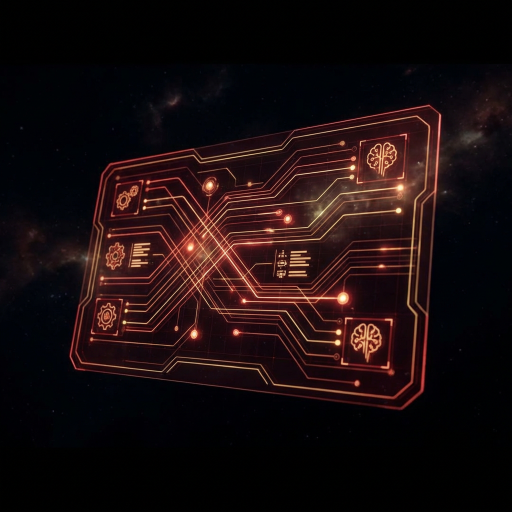
#> input picture 06-Drafts/visuals/quivira-os-carousel/os_cover.png, 1024 x 1024 px (shown at 1/2 size)
$ python generate_slides.py
#> lines starting #> are read from the running program, lines starting #| are printed output that depends on the picture
from PIL import Image, ImageDraw, ImageFont
import os

output_dir = os.path.dirname(os.path.abspath(__file__))
W, H = 1080, 1350
MARGIN = 80
TEXT_W = W - MARGIN * 2

BG = (10, 10, 15)
WHITE = (255, 255, 255)
LIGHT = (230, 230, 230)
RED = (230, 57, 70)
GOLD = (255, 215, 0)
DARK_PANEL = (26, 26, 46)
GRAY = (150, 150, 150)
DIMMED = (180, 180, 180)

def get_font(size, bold=True):
#> called with size = 50, bold = True
    if bold:
        for p in ["C:/Windows/Fonts/arialbd.ttf", "C:/Windows/Fonts/arial.ttf"]:
            if os.path.exists(p):
                return ImageFont.truetype(p, size)
    else:
        for p in ["C:/Windows/Fonts/arial.ttf", "C:/Windows/Fonts/segoeui.ttf"]:
            if os.path.exists(p):
                return ImageFont.truetype(p, size)
    return ImageFont.load_default()

font_headline = get_font(50, True)
font_subhead = get_font(36, True)
font_body = get_font(28, False)
font_body_bold = get_font(28, True)
font_small = get_font(24, False)
font_tag = get_font(22, True)
font_cta = get_font(42, True)
font_big = get_font(64, True)
font_big2 = get_font(56, True)
font_big3 = get_font(48, True)
font_stat = get_font(44, True)

def new_slide(bg_path=None):
    if bg_path and os.path.exists(bg_path):
        img = Image.open(bg_path).resize((W, H))
        overlay = Image.new("RGBA", (W, H), (10, 10, 15, 170))
        img = img.convert("RGBA")
#> img: PIL image 1080x1350 RGBA
        img = Image.alpha_composite(img, overlay)
        return img.convert("RGB")
    else:
        img = Image.new("RGB", (W, H), BG)
        draw = ImageDraw.Draw(img)
        for y in range(H):
            r = int(10 + (16 * y / H))
            g = int(10 + (16 * y / H))
            b = int(15 + (31 * y / H))
            draw.line([(0, y), (W, y)], fill=(r, g, b))
        return img

def draw_red_line(draw, y, width=200):
    x_start = (W - width) // 2
    draw.rectangle([x_start, y, x_start + width, y + 3], fill=RED)

def draw_text_centered(draw, text, y, font, color=WHITE, max_width=None):
#> called with text = 'I WAS WORKING', y = 280, color = (255, 255, 255)
    if max_width is None:
        max_width = TEXT_W
    words = text.split()
    lines = []
    current = ""
    for word in words:
        test = current + " " + word if current else word
        bbox = draw.textbbox((0, 0), test, font=font)
        if bbox[2] - bbox[0] > max_width:
            if current:
                lines.append(current)
            current = word
        else:
            current = test
    if current:
        lines.append(current)
    for line in lines:
        bbox = draw.textbbox((0, 0), line, font=font)
        tw = bbox[2] - bbox[0]
        x = (W - tw) // 2
        draw.text((x, y), line, fill=color, font=font)
        y += bbox[3] - bbox[1] + 10
    return y

def draw_text_left(draw, text, y, font, color=LIGHT, max_width=None):
    if max_width is None:
        max_width = TEXT_W
    words = text.split()
    lines = []
    current = ""
    for word in words:
        test = current + " " + word if current else word
        bbox = draw.textbbox((0, 0), test, font=font)
        if bbox[2] - bbox[0] > max_width:
            if current:
                lines.append(current)
            current = word
        else:
            current = test
    if current:
        lines.append(current)
    for line in lines:
        bbox = draw.textbbox((0, 0), line, font=font)
        draw.text((MARGIN, y), line, fill=color, font=font)
        y += bbox[3] - bbox[1] + 8
    return y

def add_branding(draw):
    draw.text((MARGIN, H - 60), "@big_quiv", fill=GRAY, font=font_small)
    draw.ellipse([W - MARGIN - 12, H - 52, W - MARGIN, H - 40], fill=RED)


# ============ SLIDE 1: COVER ============
print("Generating Slide 1 (Cover)...")
img = new_slide(os.path.join(output_dir, "os_cover.png"))
draw = ImageDraw.Draw(img)
y = 280
draw_text_centered(draw, "I WAS WORKING", y, font_headline, WHITE)
y += 60
draw_text_centered(draw, "40 HOURS", y, font_big, RED)
y += 80
draw_text_centered(draw, "A WEEK.", y, font_headline, WHITE)
y += 70
draw_red_line(draw, y, 300)
y += 40
draw_text_centered(draw, "NOW I WORK 3.", y, font_big3, GOLD)
y += 70
draw_text_centered(draw, "Here's the system.", y, font_subhead, DIMMED)
add_branding(draw)
draw_text_centered(draw, "SWIPE >", H - 120, font_tag, GRAY)
img.save(os.path.join(output_dir, "slide-01.png"), quality=95)
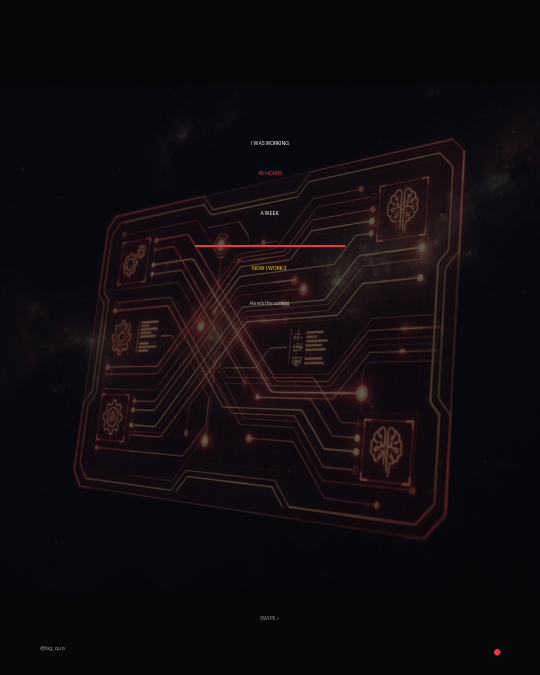
#> saved as slide-01.png: PIL image 1080x1350 RGB (shown at 1/2 size); mean R, G, B 15.6, 11.2, 14.7
print("  Saved slide-01.png")


# ============ SLIDE 2: THE PROBLEM ============
print("Generating Slide 2 (The Problem)...")
img = new_slide()
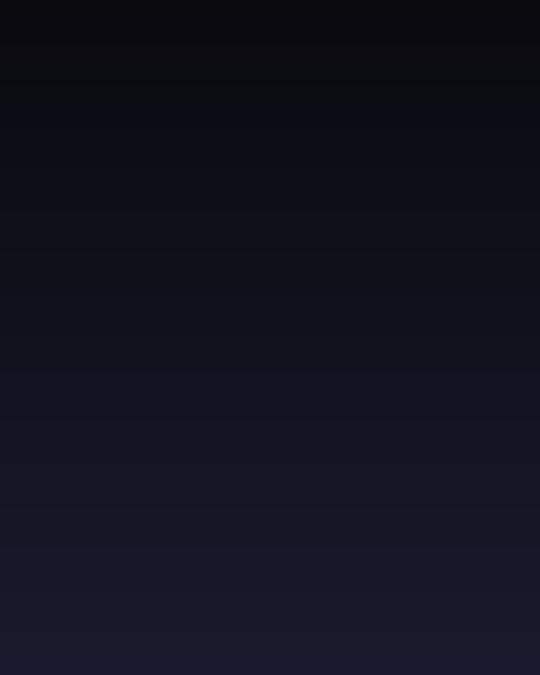
#> img: PIL image 1080x1350 RGB (shown at 1/2 size); mean R, G, B 17.5, 17.5, 30
draw = ImageDraw.Draw(img)
y = 200
draw_text_centered(draw, "THE PROBLEM", y, font_headline, RED)
y += 80
draw_red_line(draw, y)
y += 50
pain_points = [
    "Manually charting 50 pairs",
    "Writing content from scratch",
    "Managing 4 platforms",
    "Answering the same questions daily",
]
for p in pain_points:
    draw.text((MARGIN, y), "X", fill=RED, font=font_body_bold)
    draw.text((MARGIN + 35, y), p, fill=LIGHT, font=font_body)
    y += 45
#> after the loop, y = 510
y += 20
#> y = 530
draw.rounded_rectangle([MARGIN, y, W - MARGIN, y + 100], radius=12, fill=(40, 15, 15), outline=RED)
draw_text_centered(draw, "40 hours a week.", y + 15, font_subhead, RED)
draw_text_centered(draw, "Burning out while looking productive.", y + 58, font_body, DIMMED)
add_branding(draw)
img.save(os.path.join(output_dir, "slide-02.png"), quality=95)
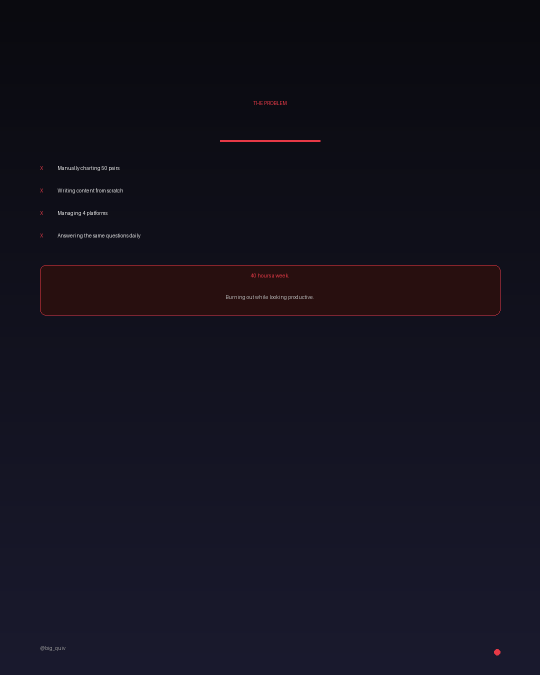
#> saved as slide-02.png: PIL image 1080x1350 RGB (shown at 1/2 size); mean R, G, B 19.7, 17.7, 29.5
print("  Saved slide-02.png")


# ============ SLIDE 3: THE BREAKING POINT ============
print("Generating Slide 3 (Breaking Point)...")
img = new_slide()
draw = ImageDraw.Draw(img)
y = 220
draw_text_centered(draw, "THE BREAKING", y, font_headline, WHITE)
y += 60
draw_text_centered(draw, "POINT", y, font_headline, RED)
y += 80
draw_red_line(draw, y)
y += 50
y = draw_text_left(draw, "I realized I wasn't building a brand.", y, font_body_bold, WHITE)
#> y = 428
y += 20
#> y = 448
y = draw_text_left(draw, "I was running on a treadmill.", y, font_body, RED)
#> the loop in draw_text_left (call 2), `for line in lines:` made 1 pass
#> y on pass 1: 466
#> y = 466
y += 30
#> y = 496
y = draw_text_left(draw, "Doing the same tasks every week.", y, font_body, LIGHT)
#> y = 514
y += 15
#> y = 529
y = draw_text_left(draw, "No leverage. No compounding.", y, font_body, LIGHT)
#> y = 547
y += 30
#> y = 577
y = draw_text_left(draw, "Just effort.", y, font_subhead, RED)
#> y = 594
add_branding(draw)
img.save(os.path.join(output_dir, "slide-03.png"), quality=95)
print("  Saved slide-03.png")


# ============ SLIDE 4: THE SYSTEM ============
print("Generating Slide 4 (The System)...")
img = new_slide(os.path.join(output_dir, "os_system.png"))
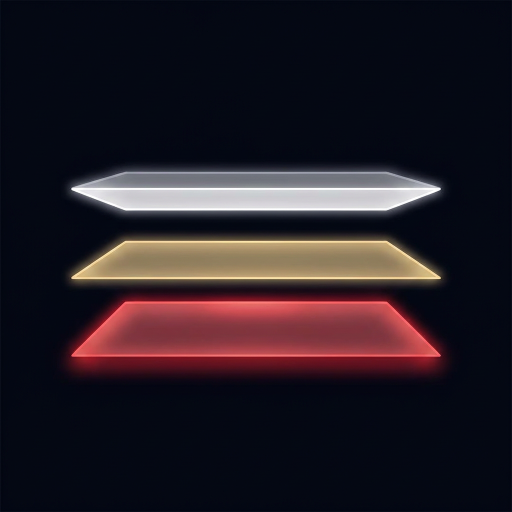
#> input picture 06-Drafts/visuals/quivira-os-carousel/os_system.png, 1024 x 1024 px (shown at 1/2 size)
#> in new_slide (call 4), `img = Image.alpha_composite(img, overlay)`:
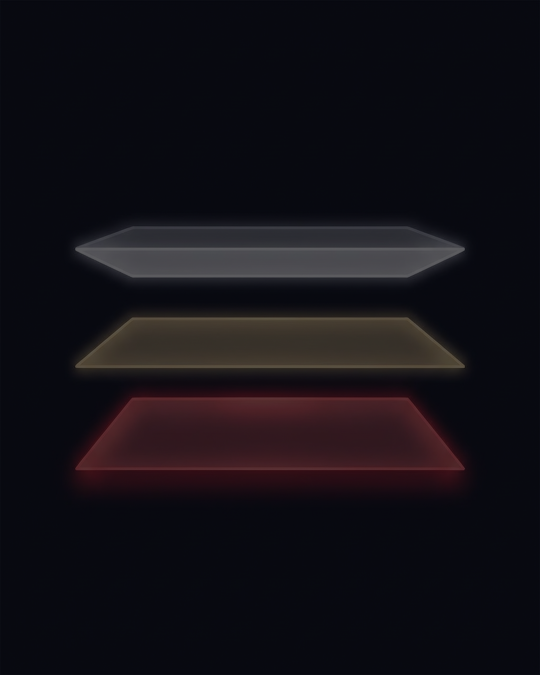
#> img: PIL image 1080x1350 RGBA (shown at 1/2 size); mean R, G, B, A 19.1, 16.3, 22.2, 255
draw = ImageDraw.Draw(img)
y = 160
draw_text_centered(draw, "THE SYSTEM", y, font_headline, RED)
y += 70
draw_red_line(draw, y)
y += 40
draw_text_centered(draw, "Quivira OS replaces the grind", y, font_body, LIGHT)
y += 35
draw_text_centered(draw, "with 3 layers.", y, font_body_bold, WHITE)
y += 50

layers = [
    ("LAYER 1", "AI Signal Scanner", "Scans 50 pairs every 4 hours. Filters for confluence. Sends approval alerts.", RED),
    ("LAYER 2", "Content Engine", "Scouts trends, pulls data, builds weekly plans.", GOLD),
    ("LAYER 3", "Distribution", "Approved signals and content push to Telegram, X, IG, LinkedIn automatically.", (100, 200, 255)),
]
for label, title, desc, color in layers:
    draw.rounded_rectangle([MARGIN, y, W - MARGIN, y + 140], radius=12, fill=DARK_PANEL, outline=color, width=2)
    draw.rounded_rectangle([MARGIN + 15, y + 12, MARGIN + 135, y + 42], radius=6, fill=color)
    bbox = draw.textbbox((0, 0), label, font=font_tag)
    tw = bbox[2] - bbox[0]
    draw.text((MARGIN + 15 + (120 - tw) // 2, y + 16), label, fill=WHITE if color != GOLD else BG, font=font_tag)
    draw.text((MARGIN + 150, y + 15), title, fill=WHITE, font=font_body_bold)
    # Desc with wrapping inside box
    desc_words = desc.split()
    desc_lines = []
    cur = ""
    for w in desc_words:
        test = cur + " " + w if cur else w
        bbox2 = draw.textbbox((0, 0), test, font=font_small)
        if bbox2[2] - bbox2[0] > TEXT_W - 40:
            if cur: desc_lines.append(cur)
            cur = w
        else:
            cur = test
    if cur: desc_lines.append(cur)
    dy = y + 55
    for dl in desc_lines:
        draw.text((MARGIN + 25, dy), dl, fill=DIMMED, font=font_small)
        dy += 28
    y += 155
#> after the loop, y = 820

add_branding(draw)
img.save(os.path.join(output_dir, "slide-04.png"), quality=95)
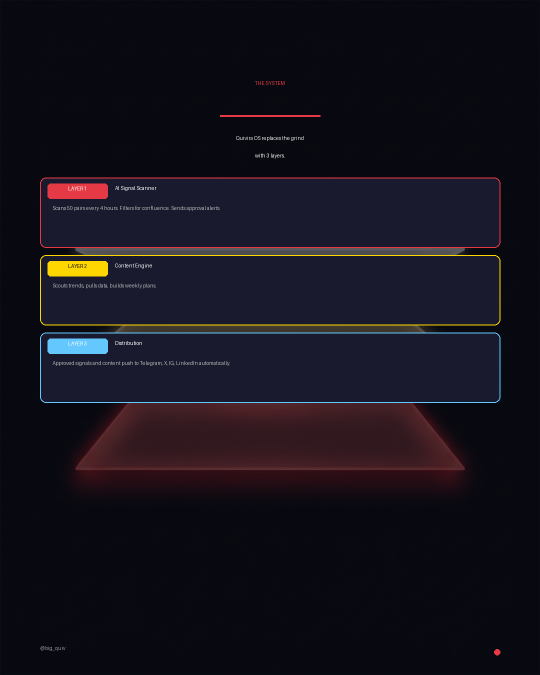
#> saved as slide-04.png: PIL image 1080x1350 RGB (shown at 1/2 size); mean R, G, B 21.2, 18.3, 27.5
print("  Saved slide-04.png")


# ============ SLIDE 5: THE RESULT ============
print("Generating Slide 5 (The Result)...")
img = new_slide()
draw = ImageDraw.Draw(img)
y = 200
draw_text_centered(draw, "THE RESULT", y, font_headline, RED)
y += 80
draw_red_line(draw, y)
y += 50

stats = [
    ("30 HOURS", "saved per week"),
    ("DAILY SIGNALS", "without me charting"),
    ("45 MINUTES", "to build content calendar"),
]
for big, small in stats:
    draw.rounded_rectangle([MARGIN, y, W - MARGIN, y + 100], radius=12, fill=DARK_PANEL, outline=GOLD, width=2)
    draw_text_centered(draw, big, y + 15, font_stat, GOLD)
    draw_text_centered(draw, small, y + 62, font_small, DIMMED)
    y += 120
#> after the loop, y = 690

y += 10
#> y = 700
y = draw_text_left(draw, "More time for strategy, community, and product building.", y, font_body_bold, WHITE)
#> y = 719
add_branding(draw)
img.save(os.path.join(output_dir, "slide-05.png"), quality=95)
print("  Saved slide-05.png")


# ============ SLIDE 6: CTA ============
print("Generating Slide 6 (CTA)...")
img = new_slide()
draw = ImageDraw.Draw(img)
y = 300
draw_text_centered(draw, "WANT THE FULL", y, font_subhead, WHITE)
y += 50
draw_text_centered(draw, "BREAKDOWN?", y, font_big2, RED)
y += 90
draw_red_line(draw, y, 400)
y += 60
btn_w = 600
btn_h = 85
btn_x = (W - btn_w) // 2
draw.rounded_rectangle([btn_x, y, btn_x + btn_w, y + btn_h], radius=16, fill=RED)
draw_text_centered(draw, "COMMENT  OS", y + 18, font_cta, WHITE)
y += btn_h + 40
draw_text_centered(draw, "and I'll send you the full", y, font_body, DIMMED)
y += 38
draw_text_centered(draw, "breakdown of how Quivira OS works.", y, font_body, DIMMED)
add_branding(draw)
img.save(os.path.join(output_dir, "slide-06.png"), quality=95)
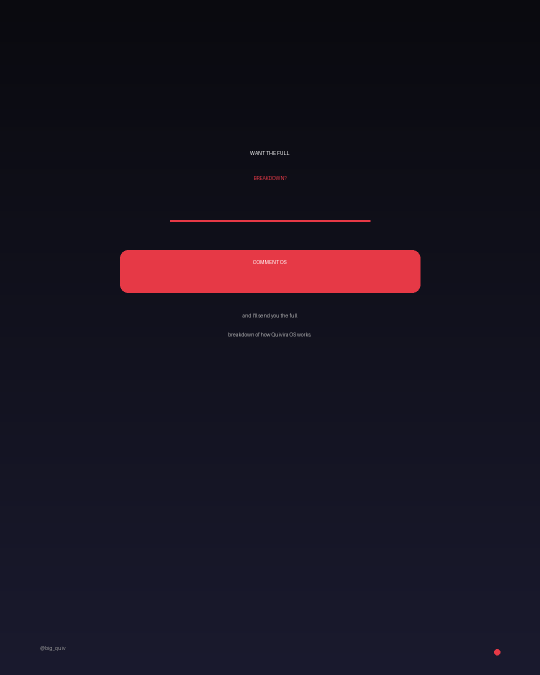
#> saved as slide-06.png: PIL image 1080x1350 RGB (shown at 1/2 size); mean R, G, B 25.4, 19.1, 31.7
print("  Saved slide-06.png")

print("\nALL 6 QUIVIRA OS SLIDES GENERATED.")
